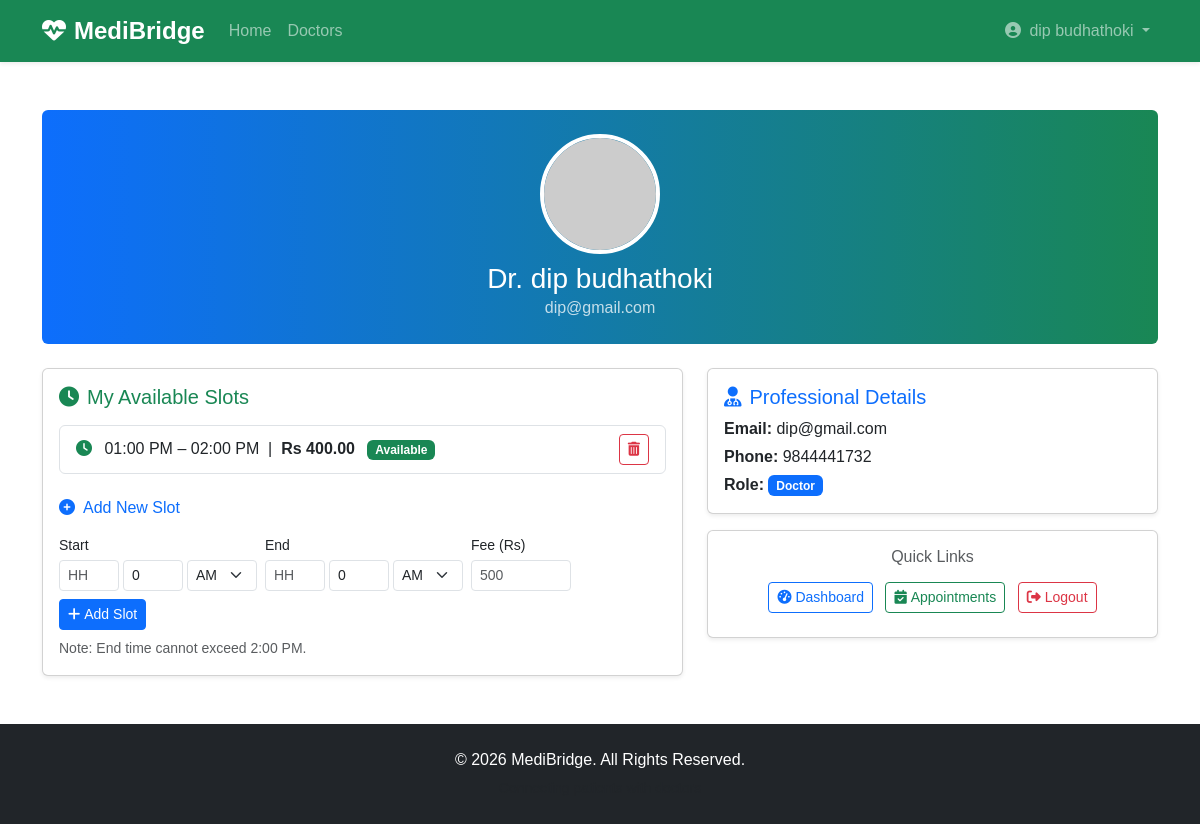
Page /accounts/ha_profile/ (signed in) on the committed database.
### accounts/models.py (models this page shows, shortened)
class Slot(models.Model):
    doctor = models.ForeignKey(UserRole, on_delete=models.CASCADE, related_name="slots")
    start_time = models.TimeField()
    end_time = models.TimeField()
    fee = models.DecimalField(max_digits=8, decimal_places=2)
    is_booked = models.BooleanField(default=False)

class UserRole(models.Model):
    user = models.OneToOneField(User, on_delete=models.CASCADE, null=True, blank=True)
    ROLE_CHOICES = (
        ('patient', 'Patient'),
        ('doctor', 'Doctor'),
    )
    phone = models.CharField(max_length=15)
    role = models.CharField(max_length=10, choices=ROLE_CHOICES)

### accounts/views.py (the view)
# urls.py: path('ha_profile/', views.ha_profile, name='ha_profile'),
@login_required(login_url='log_in')
def ha_profile(request):
    try:
        user_role = request.user.userrole
    except UserRole.DoesNotExist:
        return redirect('log_in')
    if user_role.role != 'doctor':
        return redirect('home')
    slots = Slot.objects.filter(doctor=user_role).order_by('start_time')
    context = {
        'doctor': request.user,
        'profile': user_role,
        'available_slots': slots,
    }
    return render(request, 'ha_profile.html', context)

### accounts/templates/ha_profile.html (shortened to what this page needs)
{% extends "base.html" %}
{% block content %}
<div class="container my-5">
    <div class="text-white text-center p-4 mb-4 rounded"
         style="background: linear-gradient(to right, #0d6efd, #198754);">
        <img src="https://ui-avatars.com/api/?name={{ doctor.first_name }}+{{ doctor.last_name }}&background=fff&color=0d6efd&size=120"
             class="rounded-circle border border-4 border-white mb-2" width="120" height="120">
        <h3 class="mb-0">Dr. {{ doctor.first_name }} {{ doctor.last_name }}</h3>
        <p class="mb-0 opacity-75">{{ doctor.email }}</p>
    </div>
    <div class="row g-4">
        <div class="col-md-7">
            <div class="card shadow-sm">
                <div class="card-body">
                    <h5 class="text-success mb-3"><i class="fas fa-clock me-2"></i>My Available Slots</h5>
                    {% if available_slots %}
                    <ul class="list-group mb-4">
                        {% for slot in available_slots %}
                        <li class="list-group-item d-flex justify-content-between align-items-center">
                            <span>
                                <i class="fas fa-clock text-success me-2"></i>
                                {{ slot.start_time|time:"h:i A" }} – {{ slot.end_time|time:"h:i A" }}
                                &nbsp;|&nbsp;
                                <strong>Rs {{ slot.fee }}</strong>
                                {% if slot.is_booked %}
                                <span class="badge bg-warning ms-2">Booked</span>
                                {% else %}
                                <span class="badge bg-success ms-2">Available</span>
                                {% endif %}
                            </span>
                            <form method="POST" action="{% url 'remove_slot' %}" class="d-inline"
                                  onsubmit="return confirm('Remove this slot?')">
                                <button type="submit" class="btn btn-sm btn-outline-danger">
                                    <i class="fas fa-trash-alt"></i>
                                </button>
                            </form>
                        </li>
                        {% endfor %}
                    </ul>
                    {% else %}
                    <p class="text-muted">No slots added yet.</p>
                    {% endif %}
                    <h6 class="text-primary mt-3 mb-3"><i class="fas fa-plus-circle me-2"></i>Add New Slot</h6>
                    <form method="POST" action="{% url 'add_slot' %}">
                        <div class="row g-2 align-items-end">
                            <div class="col-12 col-sm-auto">
                                <label class="form-label small mb-1">Start</label>
                                <div class="d-flex gap-1">
                                    <input type="number" name="start_hour" class="form-control form-control-sm"
                                           style="width:60px" placeholder="HH" min="1" max="12" required>
                                    <input type="number" name="start_minute" class="form-control form-control-sm"
                                           style="width:60px" placeholder="MM" min="0" max="59" value="0" required>
                                    <select name="start_period" class="form-select form-select-sm" style="width:70px">
                                        <option value="AM">AM</option>
                                    </select>
                                </div>
                            </div>
                            <div class="col-12 col-sm-auto">
                                <label class="form-label small mb-1">End</label>
                                <div class="d-flex gap-1">
                                    <input type="number" name="end_hour" class="form-control form-control-sm"
                                           style="width:60px" placeholder="HH" min="1" max="12" required>
                                    <input type="number" name="end_minute" class="form-control form-control-sm"
                                           style="width:60px" placeholder="MM" min="0" max="59" value="0" required>
                                    <select name="end_period" class="form-select form-select-sm" style="width:70px">
                                        <option value="AM">AM</option>
                                    </select>
                                </div>
                            </div>
                            <div class="col-12 col-sm-auto">
                                <label class="form-label small mb-1">Fee (Rs)</label>
                                <input type="number" name="fee" class="form-control form-control-sm"
                                       style="width:100px" placeholder="500" min="0" step="0.01" required>
                            </div>
                            <div class="col-12 col-sm-auto">
                                <button class="btn btn-primary btn-sm" type="submit">
                                    <i class="fas fa-plus me-1"></i>Add Slot
                                </button>
                            </div>
                        </div>
                        <small class="text-muted mt-2 d-block">Note: End time cannot exceed 2:00 PM.</small>
                    </form>
                </div>
            </div>
        </div>
        <div class="col-md-5">
            <div class="card shadow-sm mb-3">
                <div class="card-body">
                    <h5 class="text-primary"><i class="fas fa-user-md me-2"></i>Professional Details</h5>
                    <p class="mb-1"><strong>Email:</strong> {{ doctor.email }}</p>
                    <p class="mb-1"><strong>Phone:</strong> {{ profile.phone }}</p>
                    <p class="mb-0"><strong>Role:</strong>
                        <span class="badge bg-primary">{{ profile.get_role_display }}</span>
                    </p>
                </div>
            </div>
            <div class="card shadow-sm mb-3">
                <div class="card-body text-center">
                    <h6 class="text-muted mb-3">Quick Links</h6>
                    <a href="{% url 'ha_home' %}" class="btn btn-outline-primary btn-sm me-2 mb-2">
                        <i class="fas fa-tachometer-alt me-1"></i>Dashboard
                    </a>
                    <a href="{% url 'view_appoinment' %}" class="btn btn-outline-success btn-sm mb-2">
                        <i class="fas fa-calendar-check me-1"></i>Appointments
                    </a>
                    <a href="{% url 'log_out' %}" class="btn btn-outline-danger btn-sm mb-2 ms-2">
                        <i class="fas fa-sign-out-alt me-1"></i>Logout
                    </a>
                </div>
            </div>
        </div>
    </div>
</div>
{% endblock %}

### templates/base.html (shortened to what this page needs)
<!DOCTYPE html>
{% load static %}
<html lang="en">
<head>
    <link href="https://cdn.jsdelivr.net/npm/bootstrap@5.3.2/dist/css/bootstrap.min.css" rel="stylesheet">
    <link href="https://cdnjs.cloudflare.com/ajax/libs/font-awesome/6.4.0/css/all.min.css" rel="stylesheet">
</head>
<body>
<nav class="navbar navbar-expand-lg navbar-dark bg-success shadow-sm">
    <div class="container">
        <a class="navbar-brand fw-bold fs-4" href="{% url 'home' %}">
            <i class="fas fa-heartbeat me-2"></i>MediBridge
        </a>
        <div class="collapse navbar-collapse" id="navbarNav">
            <ul class="navbar-nav me-auto">
                <li class="nav-item"><a class="nav-link" href="{% url 'home' %}">Home</a></li>
                <li class="nav-item"><a class="nav-link" href="{% url 'doctors_list' %}">Doctors</a></li>
            </ul>
            <ul class="navbar-nav">
                {% if request.user.is_authenticated %}
                <li class="nav-item dropdown">
                    <a class="nav-link dropdown-toggle" href="#" id="userDropdown" role="button" data-bs-toggle="dropdown">
                        <i class="fas fa-user-circle me-1"></i>
                        {{ request.user.get_full_name|default:request.user.email }}
                    </a>
                </li>
                {% else %}
                <li class="nav-item"><a class="nav-link" href="{% url 'log_in' %}">Login</a></li>
                <li class="nav-item"><a class="btn btn-light btn-sm ms-2" href="{% url 'register' %}">Register</a></li>
                {% endif %}
            </ul>
        </div>
    </div>
</nav>
{% block content %}{% endblock content %}
<footer class="bg-dark text-white py-4 mt-5">
    <div class="container text-center">
        <p class="mb-1">© 2026 MediBridge. All Rights Reserved.</p>
        <small class="text-muted">Connecting patients with doctors</small>
    </div>
</footer>
</body>
</html>

### templates/base.html (style rules this page uses)
body { font-family: Arial, sans-serif; }

### rows in the picture
Slot: start_time "01:00 PM", end_time "02:00 PM", fee "400.00", is_booked "Available"
UserRole: phone "9844441732", role "Doctor"

### other values in the picture
{{ request.user.get_full_name|default:request.user.email }} "dip budhathoki"
{{ doctor.first_name }} "dip"
{{ doctor.last_name }} "budhathoki"
{{ doctor.email }} "dip@gmail.com"
